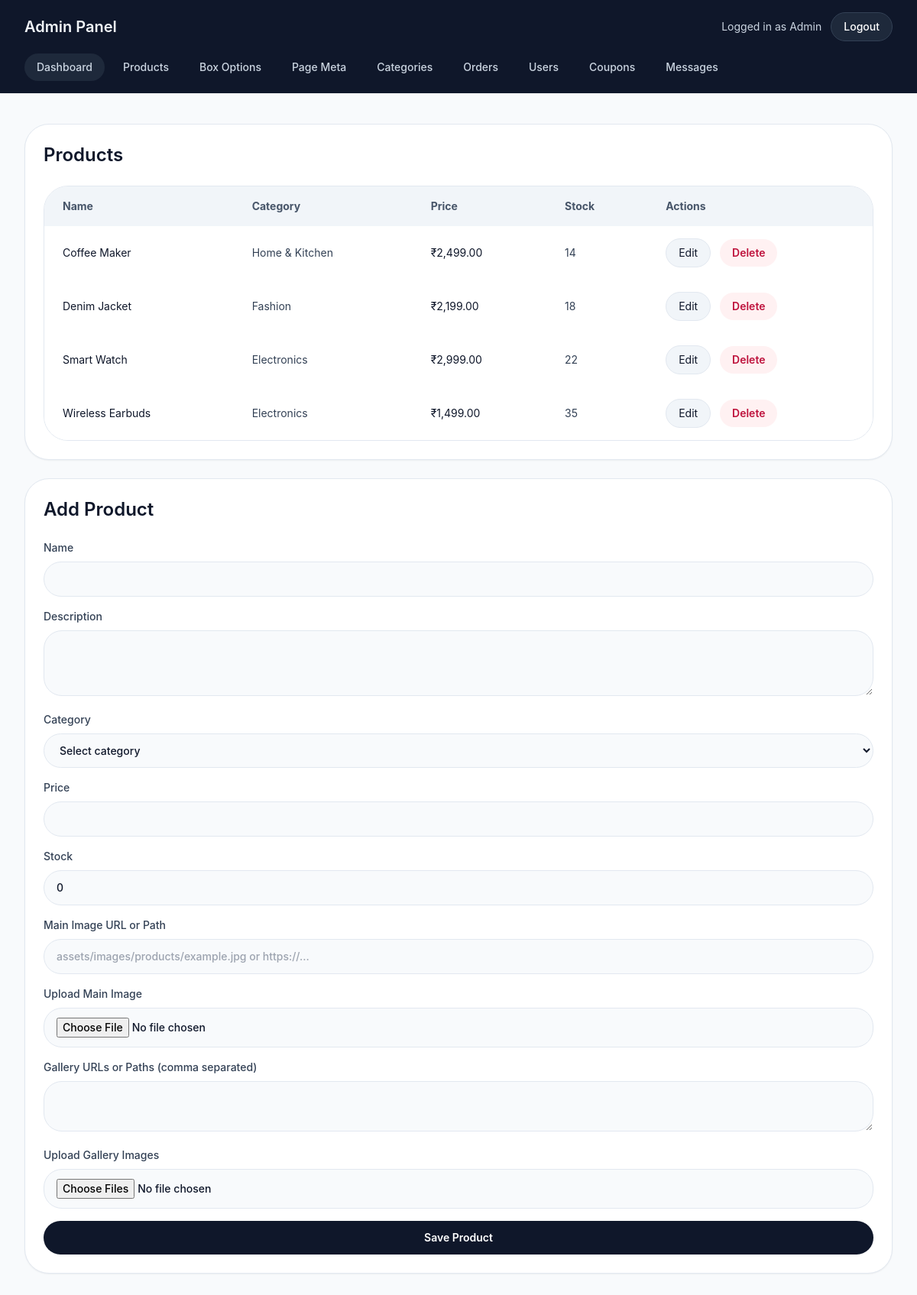
/admin/products.php (signed in), run on an earlier commit of the app's database.
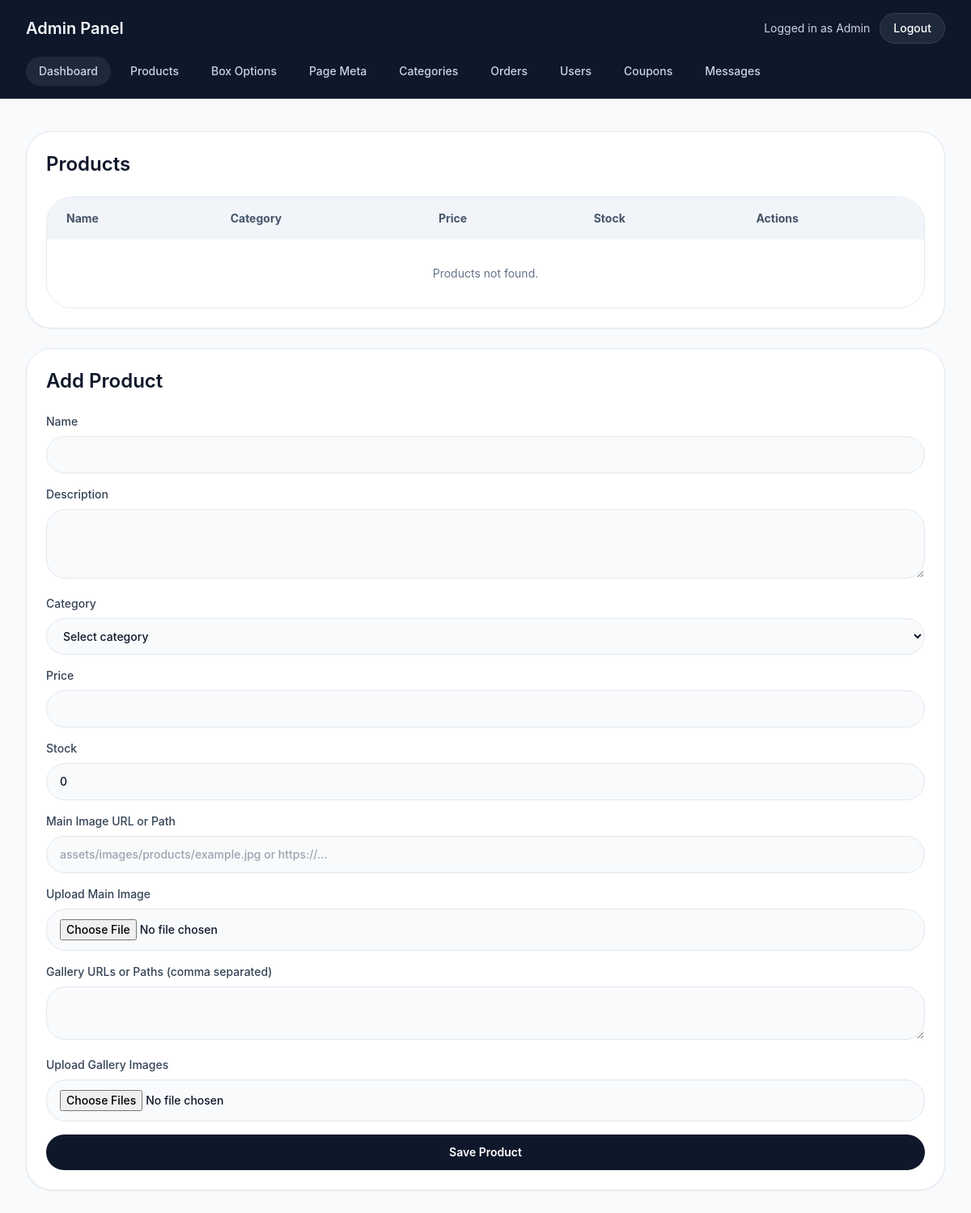
And on a later commit of the database.
### tables this page shows
CREATE TABLE IF NOT EXISTS products (
    id INT AUTO_INCREMENT PRIMARY KEY,
    name VARCHAR(150) NOT NULL,
    description TEXT,
    category INT DEFAULT NULL,
    price DECIMAL(10,2) NOT NULL DEFAULT 0.00,
    offer_price DECIMAL(10,2) NOT NULL DEFAULT 0.00,
    stock INT NOT NULL DEFAULT 0,
    demo_image VARCHAR(255) DEFAULT NULL,
    images VARCHAR(255) DEFAULT NULL,
    gallery LONGTEXT DEFAULT NULL,
    created_at TIMESTAMP DEFAULT CURRENT_TIMESTAMP,
    FOREIGN KEY (category) REFERENCES categories(id) ON DELETE SET NULL
);

CREATE TABLE IF NOT EXISTS categories (
    id INT AUTO_INCREMENT PRIMARY KEY,
    name VARCHAR(120) NOT NULL,
    category_image VARCHAR(255) DEFAULT NULL,
    created_at TIMESTAMP DEFAULT CURRENT_TIMESTAMP
);

### includes/functions.php (called while the page is built, shortened)
<?php
function sanitize($value) {
    return htmlspecialchars(trim($value), ENT_QUOTES, 'UTF-8');
}

### admin/products.php (the view, shortened to what this page needs)
<?php
require_once __DIR__ . '/_header.php';
$product = null;
$products = $pdo->query('SELECT p.*, c.name AS category_name FROM products p LEFT JOIN categories c ON p.category = c.id ORDER BY p.id DESC')->fetchAll();
?>
<div class="grid gap-6 xl:grid-cols-[2fr_1fr]">
    <div class="rounded-[2rem] border border-slate-200 bg-white p-6 shadow-sm">
        <h2 class="text-2xl font-semibold text-slate-900">Products</h2>
        <div class="mt-6 overflow-hidden rounded-[2rem] border border-slate-200">
            <table class="w-full border-separate border-spacing-0 text-left text-sm">
                <thead class="bg-slate-100 text-slate-600">
                    <tr>
                        <th class="px-6 py-4">Name</th>
                        <th class="px-6 py-4">Category</th>
                        <th class="px-6 py-4">Price</th>
                        <th class="px-6 py-4">Stock</th>
                        <th class="px-6 py-4">Actions</th>
                    </tr>
                </thead>
                <tbody>
                    <?php foreach ($products as $item): ?>
                        <tr class="border-t border-slate-200 bg-white">
                            <td class="px-6 py-4 text-slate-900"><?= sanitize($item['name']) ?></td>
                            <td class="px-6 py-4 text-slate-700"><?= sanitize($item['category_name'] ?? 'Uncategorized') ?></td>
                            <td class="px-6 py-4 text-slate-900">₹<?= number_format($item['price'], 2) ?></td>
                            <td class="px-6 py-4 text-slate-700"><?= (int)$item['stock'] ?></td>
                            <td class="px-6 py-4 space-x-2">
                                <a class="inline-flex rounded-full border border-slate-200 bg-slate-100 px-4 py-2 text-sm text-slate-900 hover:bg-slate-50" href="<?= BASE_URL ?>/admin/products.php?action=edit&id=<?= $item['id'] ?>">Edit</a>
                                <form class="inline" method="post" onsubmit="return confirm('Delete this product?');">
                                    <button class="inline-flex rounded-full bg-rose-50 px-4 py-2 text-sm font-semibold text-rose-700 hover:bg-rose-100">Delete</button>
                                </form>
                            </td>
                        </tr>
                    <?php endforeach; ?>
                    <?php if (!$products): ?>
                        <tr class="bg-white"><td colspan="5" class="px-6 py-8 text-center text-slate-500">Products not found.</td></tr>
                    <?php endif; ?>
                </tbody>
            </table>
        </div>
    </div>
    <aside class="rounded-[2rem] border border-slate-200 bg-white p-6 shadow-sm">
        <h2 class="text-2xl font-semibold text-slate-900"><?= $product ? 'Edit Product' : 'Add Product' ?></h2>
        <form method="post" enctype="multipart/form-data" class="mt-6 space-y-4">
            <label class="block text-sm font-medium text-slate-700">Name<input name="name" value="<?= sanitize($product['name'] ?? '') ?>" required class="mt-2 w-full rounded-3xl border border-slate-200 bg-slate-50 px-4 py-3 text-slate-900 outline-none focus:border-slate-900" /></label>
            <label class="block text-sm font-medium text-slate-700">Description<textarea name="description" rows="3" class="mt-2 w-full rounded-3xl border border-slate-200 bg-slate-50 px-4 py-3 text-slate-900 outline-none focus:border-slate-900"><?= sanitize($product['description'] ?? '') ?></textarea></label>
            <label class="block text-sm font-medium text-slate-700">Category<select name="category" class="mt-2 w-full rounded-3xl border border-slate-200 bg-slate-50 px-4 py-3 text-slate-900 outline-none focus:border-slate-900">
                <option value="0">Select category</option>
            </select></label>
            <label class="block text-sm font-medium text-slate-700">Price<input type="number" step="0.01" name="price" value="<?= sanitize($product['price'] ?? '') ?>" required class="mt-2 w-full rounded-3xl border border-slate-200 bg-slate-50 px-4 py-3 text-slate-900 outline-none focus:border-slate-900" /></label>
            <label class="block text-sm font-medium text-slate-700">Stock<input type="number" name="stock" value="<?= sanitize($product['stock'] ?? '0') ?>" required class="mt-2 w-full rounded-3xl border border-slate-200 bg-slate-50 px-4 py-3 text-slate-900 outline-none focus:border-slate-900" /></label>
            <label class="block text-sm font-medium text-slate-700">Main Image URL or Path<input name="images" value="<?= sanitize($product['images'] ?? '') ?>" placeholder="assets/images/products/example.jpg or https://..." class="mt-2 w-full rounded-3xl border border-slate-200 bg-slate-50 px-4 py-3 text-slate-900 outline-none focus:border-slate-900" /></label>
            <label class="block text-sm font-medium text-slate-700">Upload Main Image<input type="file" name="main_image_file" accept="image/png,image/jpeg,image/webp" class="mt-2 w-full rounded-3xl border border-slate-200 bg-slate-50 px-4 py-3 text-sm text-slate-900 outline-none focus:border-slate-900" /></label>
            <label class="block text-sm font-medium text-slate-700">Gallery URLs or Paths (comma separated)<textarea name="gallery" rows="2" class="mt-2 w-full rounded-3xl border border-slate-200 bg-slate-50 px-4 py-3 text-slate-900 outline-none focus:border-slate-900"><?= sanitize(implode(', ', json_decode($product['gallery'] ?? '[]', true) ?: [])) ?></textarea></label>
            <label class="block text-sm font-medium text-slate-700">Upload Gallery Images<input type="file" name="gallery_files[]" accept="image/png,image/jpeg,image/webp" multiple class="mt-2 w-full rounded-3xl border border-slate-200 bg-slate-50 px-4 py-3 text-sm text-slate-900 outline-none focus:border-slate-900" /></label>
            <button class="inline-flex w-full items-center justify-center rounded-3xl bg-slate-900 px-6 py-3 text-sm font-semibold text-white hover:bg-slate-800">Save Product</button>
        </form>
    </aside>
</div>
<?php require_once __DIR__ . '/_footer.php'; ?>

### admin/_header.php (shortened to what this page needs)
<?php
require_once __DIR__ . '/../includes/functions.php';
$adminName = sanitize($_SESSION['user_id'] ? getCurrentUser()['name'] : 'Admin');
?>
<!DOCTYPE html>
<html lang="en">
<head>
    <script src="https://cdn.tailwindcss.com"></script>
    <link rel="stylesheet" href="https://cdnjs.cloudflare.com/ajax/libs/font-awesome/6.5.2/css/all.min.css" />
</head>
<body class="min-h-screen bg-slate-50 text-slate-900 font-body">
<header class="bg-slate-900 text-slate-100 shadow-sm">
    <div class="mx-auto flex max-w-7xl flex-col gap-4 px-4 py-4 sm:px-6 lg:px-8">
        <div class="flex items-center justify-between gap-4">
            <a href="<?= BASE_URL ?>/admin/dashboard.php" class="text-xl font-semibold">Admin Panel</a>
            <div class="flex items-center gap-3">
                <span class="text-sm text-slate-300">Logged in as <?= $adminName ?></span>
                <a href="<?= BASE_URL ?>/admin/logout.php" class="rounded-full border border-slate-700 bg-slate-800 px-4 py-2 text-sm font-medium text-white hover:bg-slate-700">Logout</a>
            </div>
        </div>
        <nav class="flex flex-wrap gap-2 text-sm font-medium text-slate-300">
            <a href="<?= BASE_URL ?>/admin/dashboard.php" class="rounded-full bg-slate-800 px-4 py-2 hover:bg-slate-700">Dashboard</a>
            <a href="<?= BASE_URL ?>/admin/products.php" class="rounded-full px-4 py-2 hover:bg-slate-700">Products</a>
            <a href="<?= BASE_URL ?>/admin/box-options.php" class="rounded-full px-4 py-2 hover:bg-slate-700">Box Options</a>
            <a href="<?= BASE_URL ?>/admin/page-meta.php" class="rounded-full px-4 py-2 hover:bg-slate-700">Page Meta</a>
            <a href="<?= BASE_URL ?>/admin/categories.php" class="rounded-full px-4 py-2 hover:bg-slate-700">Categories</a>
            <a href="<?= BASE_URL ?>/admin/orders.php" class="rounded-full px-4 py-2 hover:bg-slate-700">Orders</a>
            <a href="<?= BASE_URL ?>/admin/users.php" class="rounded-full px-4 py-2 hover:bg-slate-700">Users</a>
            <a href="<?= BASE_URL ?>/admin/coupons.php" class="rounded-full px-4 py-2 hover:bg-slate-700">Coupons</a>
            <a href="<?= BASE_URL ?>/admin/messages.php" class="rounded-full px-4 py-2 hover:bg-slate-700">Messages</a>
        </nav>
    </div>
</header>
<main class="mx-auto max-w-7xl px-4 py-10 sm:px-6 lg:px-8">

### admin/_footer.php
</main>
</body>
</html>

What changed in the data, as far as the page shows it:
removed products: name "Coffee Maker", category.name "Home & Kitchen", price "2,499.00", stock "14"
removed products: name "Denim Jacket", category.name "Fashion", price "2,199.00", stock "18"
removed products: name "Smart Watch", category.name "Electronics", price "2,999.00", stock "22"
removed products: name "Wireless Earbuds", category.name "Electronics", price "1,499.00", stock "35"
Also different on the page:
text now shown: "Products not found."
